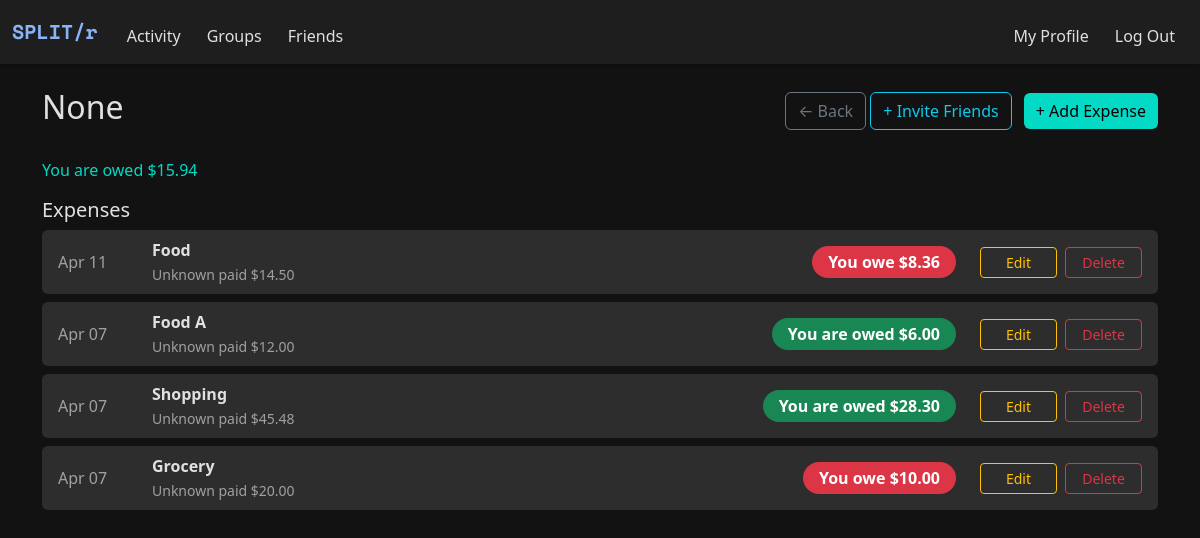
Screenshot of /group/1 (signed in) with the database file from the repository.
### models.py (models this page shows, shortened)
class Group(db.Model):
    __tablename__ = "groups"
    id = db.Column(db.Integer, primary_key=True)
    name = db.Column(db.String(100), nullable=True)
    is_friend_group = db.Column(db.Boolean, default=False)
    users = db.relationship(
        "User", secondary="group_members", backref="groups")
    expenses = db.relationship("Expense", backref="group", lazy=True)
    def user_is_member(self, user_id):
        return any(user.id == user_id for user in self.users)
    def get_group_expenses(self):
        return (
            Expense.query.filter_by(group_id=self.id)
            .order_by(Expense.timestamp.desc())
            .all()
        )
    def get_user_balance(self, user_id):
        balance = 0.0
        for expense in self.expenses:
            for split in expense.splits:
                if split.user_id == user_id:
                    balance -= split.amount
            if expense.paid_by_id == user_id:
                balance += expense.amount
        return balance

class Expense(db.Model):
    __tablename__ = "expenses"
    id = db.Column(db.Integer, primary_key=True)
    description = db.Column(db.String(120))
    amount = db.Column(db.Float)
    paid_by_id = db.Column(db.Integer, db.ForeignKey("users.id"))
    group_id = db.Column(db.Integer, db.ForeignKey("groups.id"), nullable=True)
    timestamp = db.Column(db.DateTime, default=datetime.now)
    splits = db.relationship("ExpenseSplit", backref="expense", lazy=True)

class ExpenseSplit(db.Model):
    __tablename__ = "expense_split"
    id = db.Column(db.Integer, primary_key=True)
    expense_id = db.Column(db.Integer, db.ForeignKey("expenses.id"))
    user_id = db.Column(db.Integer, db.ForeignKey("users.id"))
    amount = db.Column(db.Float)

### app.py (the view)
@app.route('/group/<int:group_id>')
@login_required
def group_page(group_id):
    group = Group.query.get_or_404(group_id)
    current_user_id = session.get("user_id")
    if not group.user_is_member(current_user_id):
        flash("You do not have access to this group.", "danger")
        return redirect("/groups")
    expenses = group.get_group_expenses()
    balance = group.get_user_balance(current_user_id)
    return render_template(
        "group.html", group=group, expenses=expenses, balance=balance)

### helper.py (called while the page is built)
def login_required(f):
    @wraps(f)
    def decorated_function(*args, **kwargs):
        if "user_id" not in session:
            flash("You must be logged in to view this page.", "danger")
            return redirect("/login")
        return f(*args, **kwargs)
    return decorated_function

def currency(amount, currency_code=None):
    symbols = {
        "USD": "$",
        "EUR": "€",
        "INR": "₹",
        "GBP": "£",
        "JPY": "¥",
    }
    currency_code = (currency_code or
                     current_app.config.get("DEFAULT_CURRENCY", "USD")).upper()
    symbol = symbols.get(currency_code, "")
    return f"{symbol}{amount:,.2f}"

### templates/group.html (shortened to what this page needs)
{% extends "layout.html" %}
{% block main %}
<div class="container py-4">
    <div class="d-flex justify-content-between align-items-center mb-4">
        <h2>{{ group.name }}</h2>
        <div>
            <a href="/groups" class="btn btn-outline-secondary">← Back</a>
            <a href="{{ url_for('invite_friends', group_id=group.id) }}" class="btn btn-outline-info me-2">+ Invite Friends</a>
            <a href="{{ url_for('add_group_expense', group_id=group.id) }}" class="btn btn-success">+ Add Expense</a>
        </div>
    </div>
    {% if balance < 0 %}
        <p class="text-danger-custom">You owe {{ currency(-balance) }}</p>
    {% elif balance > 0 %}
        <p class="text-success-custom">You are owed {{ currency(balance) }}</p>
    {% else %}
        <p class="text-secondary-custom">All settled up in this group!</p>
    {% endif %}
    {% include "expense_list.html" %}
</div>
{% endblock %}

### templates/expense_list.html
<h5>Expenses</h5>
{% if expenses %}
    <ul class="list-unstyled">
        {% for expense in expenses %}
            {% set is_payer = expense.paid_by_id == session["user_id"] %}
            {% set user_split = expense.splits | selectattr("user_id", "equalto", session["user_id"]) | list %}
            {% set you_owe = user_split[0].amount if user_split else 0 %}
            {% set payer_name = expense.paid_by.name if expense.paid_by else "Unknown" %}
            <li class="mb-2 px-3 py-2 rounded" style="background-color: var(--dark-tertiary);">
                <div class="d-flex align-items-center justify-content-between flex-wrap gap-2">
                    <div class="text-muted-custom me-3" style="min-width: 70px; white-space: nowrap;">
                        {{ expense.timestamp.strftime('%b %d') }}
                    </div>
                    <div class="flex-grow-1 me-3">
                        <strong>{{ expense.description }}</strong><br>
                        <small class="text-muted-custom">{{ payer_name }} paid {{ currency(expense.amount) }}</small>
                    </div>
                    <div class="text-center me-3" style="white-space: nowrap;">
                        {% if is_payer %}
                            <span class="badge bg-success rounded-pill px-3 py-2 fs-6">You are owed {{ currency(expense.amount - you_owe) }}</span>
                        {% else %}
                            <span class="badge bg-danger rounded-pill px-3 py-2 fs-6">You owe {{ currency(you_owe) }}</span>
                        {% endif %}
                    </div>
                    <div class="row gx-2" style="min-width: 170px;">
                        <div class="col">
                            <a href="{{ url_for('edit_group_expense', group_id=group.id, expense_id=expense.id) }}"
                               class="btn btn-outline-warning btn-sm w-100">Edit</a>
                        </div>
                        <div class="col">
                            <form action="{{ url_for('delete_group_expense', group_id=group.id, expense_id=expense.id) }}"
                                  method="POST" onsubmit="return confirm('Delete this expense?');">
                                <button type="submit" class="btn btn-outline-danger btn-sm w-100">Delete</button>
                            </form>
                        </div>
                    </div>
                </div>
            </li>
        {% endfor %}
    </ul>
{% else %}
    <p class="text-muted-custom">No expenses added yet.</p>
{% endif %}

### static/style.css (style rules this page uses)
:root { --dark-bg: #121212; --dark-secondary: #1e1e1e; --dark-tertiary: #2d2d2d; --text-primary: #e0e0e0; --text-secondary: #a0a0a0; --accent-color: #8ab4f8; --danger-color: #cf6679; --success-color: #03dac6; }
html, body { height: 100%; margin: 0; padding: 0; background-color: var(--dark-bg); color: var(--text-primary); display: flex; flex-direction: column; }
body { background-color: var(--dark-bg); color: var(--text-primary); min-height: 100vh; display: flex; flex-direction: column; }
.text-success-custom { color: var(--success-color) !important; }
.text-muted-custom { color: var(--text-secondary) !important; }
.btn-primary, .btn-danger, .btn-success { border: none; }
.btn-success { background-color: var(--success-color); color: #000; }

### rows the page displays
Group: name "None"
Expense: timestamp "Apr 11", description "Food", payer_name "Unknown", amount "$14.50"
ExpenseSplit: amount "$8.36"
Expense: timestamp "Apr 07", description "Food A", payer_name "Unknown", amount "$12.00", currency(expense.amount-you_owe) "$6.00"
Expense: timestamp "Apr 07", description "Shopping", payer_name "Unknown", amount "$45.48", currency(expense.amount-you_owe) "$28.30"
Expense: timestamp "Apr 07", description "Grocery", payer_name "Unknown", amount "$20.00"
ExpenseSplit: amount "$10.00"

### other values shown
{{ currency(balance) }} "$15.94"
